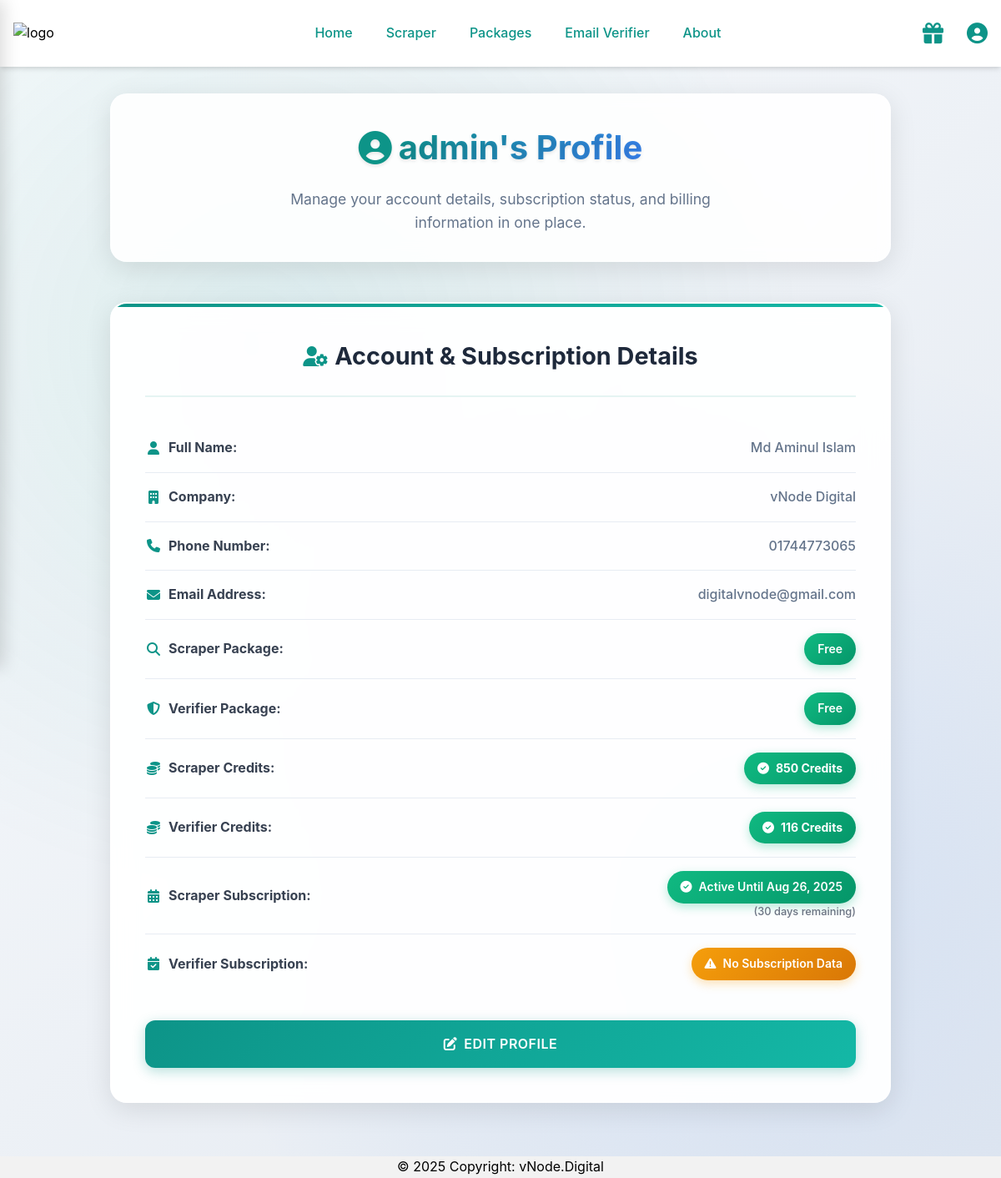
The app's page /account/profile/ (signed in), older data.
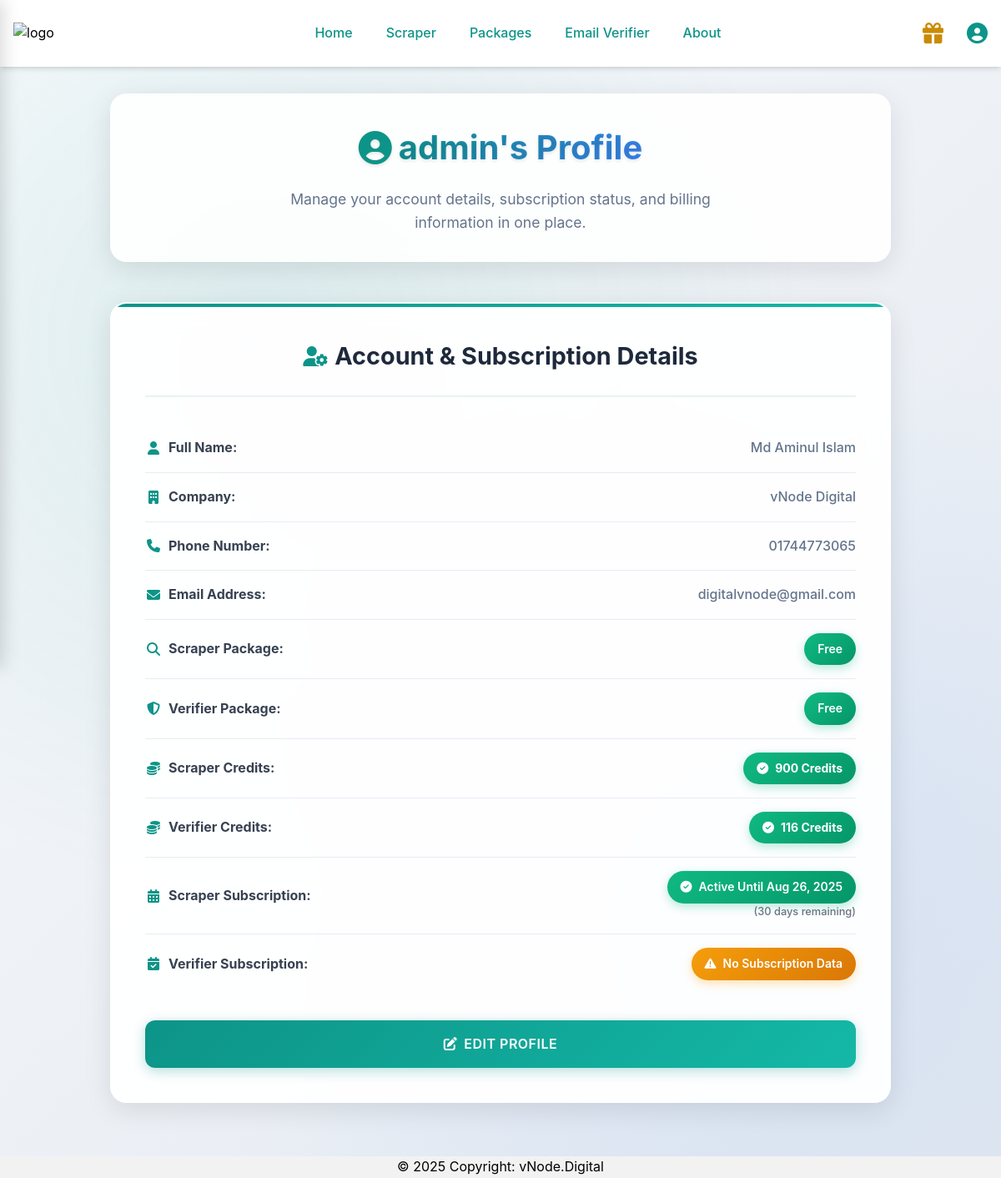
The same page, newer data.
### accounts/models.py (models this page shows, shortened)
class UserProfile(models.Model):
    PLAN_CHOICES = [
        ('free', 'Free'),
        ('starter', 'Starter'),
        ('pro', 'Pro'),
        ('enterprise', 'Enterprise'),
    ]
    STATUS_CHOICES = [
        ('pending', 'Pending'),
        ('approve', 'Approved'),
        ('reject', 'Rejected'),
    ]
    user = models.OneToOneField(User, on_delete=models.CASCADE, related_name='profile')
    phone_number = models.CharField(max_length=20, blank=True, null=True)
    company_name = models.CharField(max_length=100, blank=True, null=True)
    scraper_package = models.CharField(max_length=20, choices=PLAN_CHOICES, default='free')
    verifier_package = models.CharField(max_length=20, choices=PLAN_CHOICES, default='free')
    subscription_start = models.DateField(blank=True, null=True)
    subscription_end = models.DateField(blank=True, null=True)
    is_trial = models.BooleanField(default=False)
    verifier_subscription_start = models.DateField(blank=True, null=True)
    verifier_subscription_end = models.DateField(blank=True, null=True)
    verifier_is_trial = models.BooleanField(default=False)
    status = models.CharField(max_length=20, choices=STATUS_CHOICES, default='pending')
    verification_token = models.CharField(max_length=256, blank=True, null=True)
    email_credits = models.IntegerField(default=100)  # could reset monthly based on plan
    verify_credits = models.IntegerField(default=100)  # could reset monthly based on plan
    total_scrapes = models.IntegerField(default=0)
    last_login_ip = models.GenericIPAddressField(blank=True, null=True)
    preferred_language = models.CharField(max_length=10, default='en')
    timezone = models.CharField(max_length=50, default='UTC')
    last_reward_claim = models.DateField(blank=True, null=True)  # Track last reward claim date
    claimed_free_package = models.BooleanField(default=False)
    claimed_free_verifier_package = models.BooleanField(default=False)

### accounts/views.py (the view)
# urls.py: path('profile/', views.user_profile, name='user_profile'),  # Fixed incorrect reference
@login_required
def user_profile(request):
    profile, created = UserProfile.objects.get_or_create(user=request.user)
    today = date.today()
    remaining_days = None
    if profile.subscription_end:
        remaining_days = (profile.subscription_end - today).days
    return render(request, 'accounts/user_profile.html', {
        'profile': profile,
        'today': today,
        'remaining_days': remaining_days,
    })

### accounts/context_processors.py (called while the page is built)
def today_context(request):
    return {
        'today': now().date()
    }

### templates/accounts/user_profile.html (shortened to what the changed rows need)
{% extends 'base.html' %}
{% load static %}
{% block head %}
<link href="https://cdnjs.cloudflare.com/ajax/libs/font-awesome/6.0.0/css/all.min.css" rel="stylesheet">
{% endblock %}
{% block body %}
<div class="profile-dashboard">
    <div class="profile-container">
        <div class="profile-header">
            <h1>
                <i class="fas fa-user-circle"></i>
                <span class="title-text">{{ request.user.username }}'s Profile</span>
            </h1>
        </div>
        <div class="profile-card">
            <ul class="profile-info">
                <li class="profile-item">
                    <span class="profile-label">
                        <i class="fas fa-building"></i>
                        <strong>Company:</strong>
                    </span>
                    <span class="profile-value">{{ profile.company_name|default:"Not specified" }}</span>
                </li>
                <li class="profile-item">
                    <span class="profile-label">
                        <i class="fas fa-phone"></i>
                        <strong>Phone Number:</strong>
                    </span>
                    <span class="profile-value">{{ profile.phone_number|default:"Not specified" }}</span>
                </li>
                <li class="profile-item">
                    <span class="profile-value">
                        <span class="status-badge status-active">{{ profile.scraper_package|capfirst }}</span>
                    </span>
                </li>
                <li class="profile-item">
                    <span class="profile-value">
                        <span class="status-badge status-active">{{ profile.verifier_package|capfirst }}</span>
                    </span>
                </li>
                <li class="profile-item">
                    <span class="profile-value">
                        {% if profile.email_credits > 0 %}
                            <span class="credits-badge credits-high">
                                <i class="fas fa-check-circle"></i>
                                {{ profile.email_credits }} Credits
                            </span>
                        {% else %}
                            <span class="credits-badge credits-low">
                                <i class="fas fa-exclamation-triangle"></i>
                                {{ profile.email_credits }} Credits
                            </span>
                        {% endif %}
                    </span>
                </li>
                 <li class="profile-item">
                    <span class="profile-value">
                        {% if profile.verify_credits > 0 %}
                            <span class="credits-badge credits-high">
                                <i class="fas fa-check-circle"></i>
                                {{ profile.verify_credits }} Credits
                            </span>
                        {% else %}
                            <span class="credits-badge credits-low">
                                <i class="fas fa-exclamation-triangle"></i>
                                {{ profile.verify_credits }} Credits
                            </span>
                        {% endif %}
                    </span>
                </li>
                <li class="profile-item">
                    <span class="profile-value">
                        {% if profile.subscription_end and profile.subscription_end >= today %}
                            <span class="status-badge status-active">
                                <i class="fas fa-check-circle"></i>
                                Active until {{ profile.subscription_end|date:"M d, Y" }}
                            </span>
                            <small class="text-gray-500 block mt-1">({{ remaining_days }} days remaining)</small>
                        {% elif profile.subscription_end %}
                            <span class="status-badge status-expired">
                                <i class="fas fa-times-circle"></i>
                                Expired {{ profile.subscription_end|date:"M d, Y" }}
                            </span>
                            <small class="text-gray-500 block mt-1">(Expired {{ profile.subscription_end|timesince:today }} ago)</small>
                        {% else %}
                            <span class="status-badge status-warning">
                                <i class="fas fa-exclamation-triangle"></i>
                                No subscription data
                            </span>
                        {% endif %}
                    </span>
                </li>
            </ul>
        </div>
    </div>
</div>
{% endblock %}

Row changes from the older to the newer data that the page shows:
changed UserProfile "vNode Digital": last_reward_claim "2025-07-17" → "2025-07-27" (drawn); email_credits "850" → "900"
